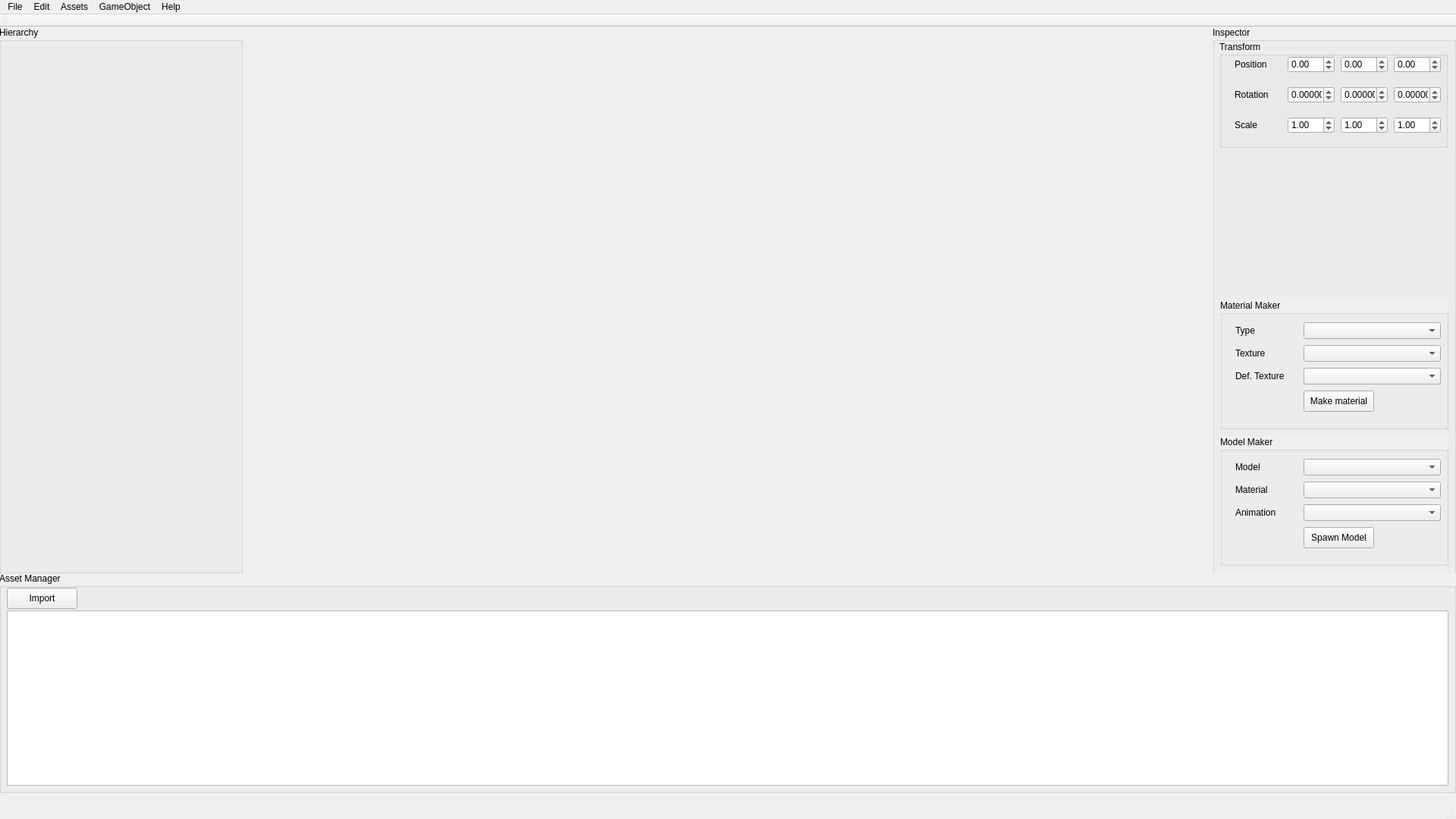
<?xml version="1.0" encoding="UTF-8"?>
<ui version="4.0">
 <class>OverlordEditorClass</class>
 <widget class="QMainWindow" name="OverlordEditorClass">
  <property name="enabled">
   <bool>true</bool>
  </property>
  <property name="geometry">
   <rect>
    <x>0</x>
    <y>0</y>
    <width>1920</width>
    <height>1080</height>
   </rect>
  </property>
  <property name="acceptDrops">
   <bool>false</bool>
  </property>
  <property name="windowTitle">
   <string>OverlordEditor</string>
  </property>
  <property name="windowOpacity">
   <double>1.000000000000000</double>
  </property>
  <property name="autoFillBackground">
   <bool>true</bool>
  </property>
  <property name="dockNestingEnabled">
   <bool>false</bool>
  </property>
  <widget class="QWidget" name="centralWidget">
   <property name="enabled">
    <bool>true</bool>
   </property>
   <property name="autoFillBackground">
    <bool>false</bool>
   </property>
   <widget class="QWidget" name="DrawWidget" native="true">
    <property name="geometry">
     <rect>
      <x>320</x>
      <y>0</y>
      <width>1280</width>
      <height>720</height>
     </rect>
    </property>
    <property name="minimumSize">
     <size>
      <width>640</width>
      <height>480</height>
     </size>
    </property>
   </widget>
   <widget class="QGroupBox" name="Inspector">
    <property name="geometry">
     <rect>
      <x>1599</x>
      <y>-1</y>
      <width>321</width>
      <height>721</height>
     </rect>
    </property>
    <property name="autoFillBackground">
     <bool>true</bool>
    </property>
    <property name="title">
     <string>Inspector</string>
    </property>
    <widget class="QGroupBox" name="Transform">
     <property name="geometry">
      <rect>
       <x>9</x>
       <y>19</y>
       <width>301</width>
       <height>141</height>
      </rect>
     </property>
     <property name="title">
      <string>Transform</string>
     </property>
     <widget class="QLabel" name="Position">
      <property name="geometry">
       <rect>
        <x>20</x>
        <y>20</y>
        <width>71</width>
        <height>21</height>
       </rect>
      </property>
      <property name="text">
       <string>Position</string>
      </property>
     </widget>
     <widget class="QDoubleSpinBox" name="PositionX">
      <property name="geometry">
       <rect>
        <x>90</x>
        <y>20</y>
        <width>62</width>
        <height>22</height>
       </rect>
      </property>
      <property name="wrapping">
       <bool>false</bool>
      </property>
      <property name="accelerated">
       <bool>true</bool>
      </property>
      <property name="correctionMode">
       <enum>QAbstractSpinBox::CorrectToNearestValue</enum>
      </property>
      <property name="prefix">
       <string/>
      </property>
      <property name="suffix">
       <string/>
      </property>
      <property name="minimum">
       <double>-1000.000000000000000</double>
      </property>
      <property name="maximum">
       <double>1000.000000000000000</double>
      </property>
      <property name="singleStep">
       <double>0.500000000000000</double>
      </property>
     </widget>
     <widget class="QDoubleSpinBox" name="PositionY">
      <property name="geometry">
       <rect>
        <x>160</x>
        <y>20</y>
        <width>62</width>
        <height>22</height>
       </rect>
      </property>
      <property name="wrapping">
       <bool>false</bool>
      </property>
      <property name="accelerated">
       <bool>true</bool>
      </property>
      <property name="prefix">
       <string/>
      </property>
      <property name="suffix">
       <string/>
      </property>
      <property name="minimum">
       <double>-1000.000000000000000</double>
      </property>
      <property name="maximum">
       <double>1000.000000000000000</double>
      </property>
      <property name="singleStep">
       <double>0.500000000000000</double>
      </property>
     </widget>
     <widget class="QDoubleSpinBox" name="PositionZ">
      <property name="geometry">
       <rect>
        <x>230</x>
        <y>20</y>
        <width>62</width>
        <height>22</height>
       </rect>
      </property>
      <property name="wrapping">
       <bool>false</bool>
      </property>
      <property name="accelerated">
       <bool>true</bool>
      </property>
      <property name="prefix">
       <string/>
      </property>
      <property name="suffix">
       <string/>
      </property>
      <property name="minimum">
       <double>-1000.000000000000000</double>
      </property>
      <property name="maximum">
       <double>1000.000000000000000</double>
      </property>
      <property name="singleStep">
       <double>0.500000000000000</double>
      </property>
     </widget>
     <widget class="QDoubleSpinBox" name="RotationY">
      <property name="geometry">
       <rect>
        <x>160</x>
        <y>60</y>
        <width>62</width>
        <height>22</height>
       </rect>
      </property>
      <property name="wrapping">
       <bool>false</bool>
      </property>
      <property name="accelerated">
       <bool>true</bool>
      </property>
      <property name="prefix">
       <string/>
      </property>
      <property name="suffix">
       <string/>
      </property>
      <property name="decimals">
       <number>5</number>
      </property>
      <property name="minimum">
       <double>-180.000000000000000</double>
      </property>
      <property name="maximum">
       <double>180.000000000000000</double>
      </property>
      <property name="singleStep">
       <double>1.000000000000000</double>
      </property>
     </widget>
     <widget class="QDoubleSpinBox" name="RotationX">
      <property name="geometry">
       <rect>
        <x>90</x>
        <y>60</y>
        <width>62</width>
        <height>22</height>
       </rect>
      </property>
      <property name="wrapping">
       <bool>false</bool>
      </property>
      <property name="accelerated">
       <bool>true</bool>
      </property>
      <property name="correctionMode">
       <enum>QAbstractSpinBox::CorrectToNearestValue</enum>
      </property>
      <property name="prefix">
       <string/>
      </property>
      <property name="suffix">
       <string/>
      </property>
      <property name="decimals">
       <number>5</number>
      </property>
      <property name="minimum">
       <double>-180.000000000000000</double>
      </property>
      <property name="maximum">
       <double>180.000000000000000</double>
      </property>
      <property name="singleStep">
       <double>1.000000000000000</double>
      </property>
     </widget>
     <widget class="QDoubleSpinBox" name="RotationZ">
      <property name="geometry">
       <rect>
        <x>230</x>
        <y>60</y>
        <width>62</width>
        <height>22</height>
       </rect>
      </property>
      <property name="wrapping">
       <bool>false</bool>
      </property>
      <property name="accelerated">
       <bool>true</bool>
      </property>
      <property name="prefix">
       <string/>
      </property>
      <property name="suffix">
       <string/>
      </property>
      <property name="decimals">
       <number>5</number>
      </property>
      <property name="minimum">
       <double>-180.000000000000000</double>
      </property>
      <property name="maximum">
       <double>180.000000000000000</double>
      </property>
      <property name="singleStep">
       <double>1.000000000000000</double>
      </property>
     </widget>
     <widget class="QLabel" name="Rotation">
      <property name="geometry">
       <rect>
        <x>20</x>
        <y>60</y>
        <width>71</width>
        <height>21</height>
       </rect>
      </property>
      <property name="text">
       <string>Rotation</string>
      </property>
     </widget>
     <widget class="QDoubleSpinBox" name="ScaleX">
      <property name="geometry">
       <rect>
        <x>90</x>
        <y>100</y>
        <width>62</width>
        <height>22</height>
       </rect>
      </property>
      <property name="wrapping">
       <bool>false</bool>
      </property>
      <property name="accelerated">
       <bool>true</bool>
      </property>
      <property name="correctionMode">
       <enum>QAbstractSpinBox::CorrectToNearestValue</enum>
      </property>
      <property name="prefix">
       <string/>
      </property>
      <property name="suffix">
       <string/>
      </property>
      <property name="minimum">
       <double>0.000000000000000</double>
      </property>
      <property name="maximum">
       <double>1000.000000000000000</double>
      </property>
      <property name="singleStep">
       <double>1.000000000000000</double>
      </property>
      <property name="value">
       <double>1.000000000000000</double>
      </property>
     </widget>
     <widget class="QDoubleSpinBox" name="ScaleZ">
      <property name="geometry">
       <rect>
        <x>230</x>
        <y>100</y>
        <width>62</width>
        <height>22</height>
       </rect>
      </property>
      <property name="wrapping">
       <bool>false</bool>
      </property>
      <property name="accelerated">
       <bool>true</bool>
      </property>
      <property name="prefix">
       <string/>
      </property>
      <property name="suffix">
       <string/>
      </property>
      <property name="minimum">
       <double>0.000000000000000</double>
      </property>
      <property name="maximum">
       <double>1000.000000000000000</double>
      </property>
      <property name="singleStep">
       <double>1.000000000000000</double>
      </property>
      <property name="value">
       <double>1.000000000000000</double>
      </property>
     </widget>
     <widget class="QLabel" name="Scale">
      <property name="geometry">
       <rect>
        <x>20</x>
        <y>100</y>
        <width>71</width>
        <height>21</height>
       </rect>
      </property>
      <property name="text">
       <string>Scale</string>
      </property>
     </widget>
     <widget class="QDoubleSpinBox" name="ScaleY">
      <property name="geometry">
       <rect>
        <x>160</x>
        <y>100</y>
        <width>62</width>
        <height>22</height>
       </rect>
      </property>
      <property name="wrapping">
       <bool>false</bool>
      </property>
      <property name="accelerated">
       <bool>true</bool>
      </property>
      <property name="prefix">
       <string/>
      </property>
      <property name="suffix">
       <string/>
      </property>
      <property name="minimum">
       <double>0.000000000000000</double>
      </property>
      <property name="maximum">
       <double>1000.000000000000000</double>
      </property>
      <property name="singleStep">
       <double>1.000000000000000</double>
      </property>
      <property name="value">
       <double>1.000000000000000</double>
      </property>
     </widget>
    </widget>
    <widget class="QGroupBox" name="ModelMaker">
     <property name="geometry">
      <rect>
       <x>10</x>
       <y>540</y>
       <width>301</width>
       <height>171</height>
      </rect>
     </property>
     <property name="autoFillBackground">
      <bool>true</bool>
     </property>
     <property name="title">
      <string>Model Maker</string>
     </property>
     <widget class="QComboBox" name="MaterialBox">
      <property name="geometry">
       <rect>
        <x>110</x>
        <y>60</y>
        <width>181</width>
        <height>22</height>
       </rect>
      </property>
     </widget>
     <widget class="QComboBox" name="ModelBox">
      <property name="geometry">
       <rect>
        <x>110</x>
        <y>30</y>
        <width>181</width>
        <height>22</height>
       </rect>
      </property>
     </widget>
     <widget class="QLabel" name="Model">
      <property name="geometry">
       <rect>
        <x>20</x>
        <y>30</y>
        <width>91</width>
        <height>21</height>
       </rect>
      </property>
      <property name="text">
       <string>Model</string>
      </property>
     </widget>
     <widget class="QLabel" name="Material">
      <property name="geometry">
       <rect>
        <x>20</x>
        <y>60</y>
        <width>91</width>
        <height>21</height>
       </rect>
      </property>
      <property name="text">
       <string>Material</string>
      </property>
     </widget>
     <widget class="QLabel" name="Animation">
      <property name="geometry">
       <rect>
        <x>20</x>
        <y>90</y>
        <width>91</width>
        <height>21</height>
       </rect>
      </property>
      <property name="text">
       <string>Animation</string>
      </property>
     </widget>
     <widget class="QComboBox" name="AnimationBox">
      <property name="geometry">
       <rect>
        <x>110</x>
        <y>90</y>
        <width>181</width>
        <height>22</height>
       </rect>
      </property>
     </widget>
     <widget class="QPushButton" name="PlaceModel">
      <property name="geometry">
       <rect>
        <x>110</x>
        <y>120</y>
        <width>93</width>
        <height>28</height>
       </rect>
      </property>
      <property name="text">
       <string>Spawn Model</string>
      </property>
     </widget>
    </widget>
    <widget class="QGroupBox" name="MaterialMaker">
     <property name="geometry">
      <rect>
       <x>10</x>
       <y>360</y>
       <width>301</width>
       <height>171</height>
      </rect>
     </property>
     <property name="autoFillBackground">
      <bool>true</bool>
     </property>
     <property name="title">
      <string>Material Maker</string>
     </property>
     <widget class="QComboBox" name="TextureBox">
      <property name="geometry">
       <rect>
        <x>110</x>
        <y>60</y>
        <width>181</width>
        <height>22</height>
       </rect>
      </property>
     </widget>
     <widget class="QComboBox" name="MaterialTypeBox">
      <property name="geometry">
       <rect>
        <x>110</x>
        <y>30</y>
        <width>181</width>
        <height>22</height>
       </rect>
      </property>
     </widget>
     <widget class="QLabel" name="MaterialType">
      <property name="geometry">
       <rect>
        <x>20</x>
        <y>30</y>
        <width>91</width>
        <height>21</height>
       </rect>
      </property>
      <property name="text">
       <string>Type</string>
      </property>
     </widget>
     <widget class="QLabel" name="TextureSelection">
      <property name="geometry">
       <rect>
        <x>20</x>
        <y>60</y>
        <width>91</width>
        <height>21</height>
       </rect>
      </property>
      <property name="text">
       <string>Texture</string>
      </property>
     </widget>
     <widget class="QLabel" name="DeferredTexture">
      <property name="geometry">
       <rect>
        <x>20</x>
        <y>90</y>
        <width>91</width>
        <height>21</height>
       </rect>
      </property>
      <property name="text">
       <string>Def. Texture</string>
      </property>
     </widget>
     <widget class="QComboBox" name="DeferredTextureBox">
      <property name="geometry">
       <rect>
        <x>110</x>
        <y>90</y>
        <width>181</width>
        <height>22</height>
       </rect>
      </property>
     </widget>
     <widget class="QPushButton" name="MakeMaterial">
      <property name="geometry">
       <rect>
        <x>110</x>
        <y>120</y>
        <width>93</width>
        <height>28</height>
       </rect>
      </property>
      <property name="text">
       <string>Make material</string>
      </property>
     </widget>
    </widget>
   </widget>
   <widget class="QGroupBox" name="AssetManager">
    <property name="geometry">
     <rect>
      <x>-1</x>
      <y>719</y>
      <width>1921</width>
      <height>291</height>
     </rect>
    </property>
    <property name="autoFillBackground">
     <bool>true</bool>
    </property>
    <property name="title">
     <string>Asset Manager</string>
    </property>
    <widget class="AssetManagerWidget" name="listWidget">
     <property name="geometry">
      <rect>
       <x>10</x>
       <y>50</y>
       <width>1901</width>
       <height>231</height>
      </rect>
     </property>
     <property name="acceptDrops">
      <bool>true</bool>
     </property>
     <property name="autoFillBackground">
      <bool>true</bool>
     </property>
     <property name="frameShape">
      <enum>QFrame::StyledPanel</enum>
     </property>
     <property name="frameShadow">
      <enum>QFrame::Sunken</enum>
     </property>
     <property name="dragDropMode">
      <enum>QAbstractItemView::DragDrop</enum>
     </property>
     <property name="alternatingRowColors">
      <bool>true</bool>
     </property>
     <property name="sortingEnabled">
      <bool>true</bool>
     </property>
    </widget>
    <widget class="QPushButton" name="ImportButton">
     <property name="geometry">
      <rect>
       <x>10</x>
       <y>20</y>
       <width>93</width>
       <height>28</height>
      </rect>
     </property>
     <property name="text">
      <string>Import</string>
     </property>
    </widget>
   </widget>
   <widget class="QGroupBox" name="Hierarchy">
    <property name="geometry">
     <rect>
      <x>-1</x>
      <y>-1</y>
      <width>321</width>
      <height>721</height>
     </rect>
    </property>
    <property name="autoFillBackground">
     <bool>true</bool>
    </property>
    <property name="title">
     <string>Hierarchy</string>
    </property>
   </widget>
  </widget>
  <widget class="QMenuBar" name="menuBar">
   <property name="enabled">
    <bool>true</bool>
   </property>
   <property name="geometry">
    <rect>
     <x>0</x>
     <y>0</y>
     <width>1920</width>
     <height>26</height>
    </rect>
   </property>
   <widget class="QMenu" name="menuFile">
    <property name="title">
     <string>File</string>
    </property>
    <addaction name="actionNew"/>
    <addaction name="actionOpen"/>
    <addaction name="separator"/>
    <addaction name="actionSave_Scene"/>
    <addaction name="actionSave_Scene_as"/>
    <addaction name="separator"/>
    <addaction name="actionBuild"/>
   </widget>
   <widget class="QMenu" name="menuEdit">
    <property name="title">
     <string>Edit</string>
    </property>
    <widget class="QMenu" name="menuProject_Settings">
     <property name="title">
      <string>Project Settings</string>
     </property>
     <addaction name="actionInput"/>
    </widget>
    <addaction name="actionUndo"/>
    <addaction name="actionRedo"/>
    <addaction name="separator"/>
    <addaction name="actionCut"/>
    <addaction name="actionCopy"/>
    <addaction name="actionPaste"/>
    <addaction name="separator"/>
    <addaction name="actionDuplicate"/>
    <addaction name="actionDelete"/>
    <addaction name="separator"/>
    <addaction name="menuProject_Settings"/>
   </widget>
   <widget class="QMenu" name="menuAssets">
    <property name="title">
     <string>Assets</string>
    </property>
    <addaction name="actionCreate"/>
   </widget>
   <widget class="QMenu" name="menuGameObject">
    <property name="title">
     <string>GameObject</string>
    </property>
    <widget class="QMenu" name="menu3D_Object">
     <property name="title">
      <string>3D Object</string>
     </property>
     <addaction name="actionCube"/>
     <addaction name="actionSphere"/>
    </widget>
    <widget class="QMenu" name="menu2D_Object">
     <property name="title">
      <string>2D Object</string>
     </property>
     <addaction name="actionText"/>
    </widget>
    <addaction name="actionCreate_Empty"/>
    <addaction name="menu3D_Object"/>
    <addaction name="menu2D_Object"/>
    <addaction name="separator"/>
    <addaction name="actionMaterial"/>
    <addaction name="actionModel"/>
   </widget>
   <widget class="QMenu" name="menuHelp">
    <property name="title">
     <string>Help</string>
    </property>
    <addaction name="actionNOPE"/>
    <addaction name="actionHelp"/>
    <addaction name="actionFor"/>
    <addaction name="actionYou"/>
   </widget>
   <addaction name="menuFile"/>
   <addaction name="menuEdit"/>
   <addaction name="menuAssets"/>
   <addaction name="menuGameObject"/>
   <addaction name="menuHelp"/>
  </widget>
  <widget class="QToolBar" name="mainToolBar">
   <property name="enabled">
    <bool>true</bool>
   </property>
   <attribute name="toolBarArea">
    <enum>TopToolBarArea</enum>
   </attribute>
   <attribute name="toolBarBreak">
    <bool>false</bool>
   </attribute>
  </widget>
  <widget class="QStatusBar" name="statusBar">
   <property name="enabled">
    <bool>true</bool>
   </property>
  </widget>
  <action name="actionNew">
   <property name="text">
    <string>New Scene</string>
   </property>
   <property name="statusTip">
    <string>Create a new Scene</string>
   </property>
  </action>
  <action name="actionOpen">
   <property name="text">
    <string>Open Scene</string>
   </property>
   <property name="statusTip">
    <string>Open an existing Scene</string>
   </property>
  </action>
  <action name="actionSave_Scene">
   <property name="text">
    <string>Save Scene</string>
   </property>
   <property name="statusTip">
    <string>Save Current Scene</string>
   </property>
  </action>
  <action name="actionSave_Scene_as">
   <property name="text">
    <string>Save Scene as</string>
   </property>
   <property name="statusTip">
    <string>Save Current Scene as</string>
   </property>
  </action>
  <action name="actionBuild">
   <property name="text">
    <string>Build</string>
   </property>
  </action>
  <action name="actionUndo">
   <property name="text">
    <string>Undo</string>
   </property>
  </action>
  <action name="actionRedo">
   <property name="text">
    <string>Redo</string>
   </property>
  </action>
  <action name="actionCut">
   <property name="text">
    <string>Cut</string>
   </property>
  </action>
  <action name="actionCopy">
   <property name="text">
    <string>Copy</string>
   </property>
  </action>
  <action name="actionPaste">
   <property name="text">
    <string>Paste</string>
   </property>
  </action>
  <action name="actionDuplicate">
   <property name="text">
    <string>Duplicate</string>
   </property>
  </action>
  <action name="actionDelete">
   <property name="text">
    <string>Delete</string>
   </property>
  </action>
  <action name="actionInput">
   <property name="text">
    <string>Input</string>
   </property>
  </action>
  <action name="actionCreate">
   <property name="text">
    <string>Create</string>
   </property>
  </action>
  <action name="actionCreate_Empty">
   <property name="text">
    <string>Create Empty</string>
   </property>
  </action>
  <action name="actionCube">
   <property name="text">
    <string>Cube</string>
   </property>
  </action>
  <action name="actionSphere">
   <property name="text">
    <string>Sphere</string>
   </property>
  </action>
  <action name="actionText">
   <property name="text">
    <string>Text</string>
   </property>
  </action>
  <action name="actionNOPE">
   <property name="text">
    <string>No</string>
   </property>
  </action>
  <action name="actionHelp">
   <property name="text">
    <string>Help</string>
   </property>
  </action>
  <action name="actionFor">
   <property name="text">
    <string>For</string>
   </property>
  </action>
  <action name="actionYou">
   <property name="text">
    <string>You</string>
   </property>
  </action>
  <action name="actionModel">
   <property name="text">
    <string>Model</string>
   </property>
  </action>
  <action name="actionMaterial">
   <property name="text">
    <string>Material</string>
   </property>
  </action>
 </widget>
 <layoutdefault spacing="6" margin="11"/>
 <customwidgets>
  <customwidget>
   <class>AssetManagerWidget</class>
   <extends>QListWidget</extends>
   <header>AssetManagerWidget.h</header>
  </customwidget>
 </customwidgets>
 <resources>
  <include location="OverlordEditor.qrc"/>
 </resources>
 <connections/>
</ui>
